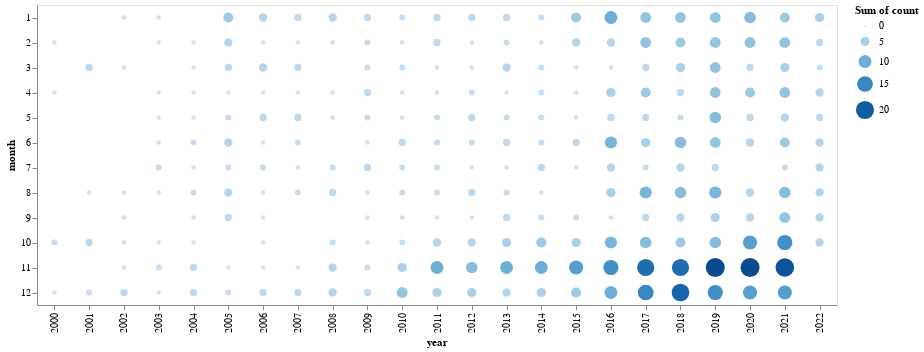

Notebook code cell kept with this figure:
### Code cell
year_month = df_movies['date'].value_counts().reset_index(name = 'count')
year_month['month'] = year_month['index'].dt.month
year_month['year'] = year_month['index'].dt.year
year_month = year_month.drop(columns='index')

alt.Chart(year_month).mark_circle().encode(
    x='year:O',
    y='month:O',
    size='sum(count):Q',
    color='sum(count)'

).properties(
    width=800,
    height=300
)

### Figure 1 — Vega-Lite specification as saved in the notebook (floating-point values rounded to 4 significant figures; data arrays with more than 128 entries replaced by an {"elided": "..."} marker saying what was removed)
{"config": {"view": {"continuousWidth": 400, "continuousHeight": 300}}, "data": {"name": "data-350a6f59d21e3db985db236cc0a93fce"}, "mark": "circle", "encoding": {"color": {"aggregate": "sum", "field": "count", "type": "quantitative"}, "size": {"aggregate": "sum", "field": "count", "type": "quantitative"}, "x": {"field": "year", "type": "ordinal"}, "y": {"field": "month", "type": "ordinal"}}, "height": 300, "width": 800, "$schema": "https://vega.github.io/schema/vega-lite/v4.17.0.json", "datasets": {"data-350a6f59d21e3db985db236cc0a93fce": {"elided": "242 records"}}}
